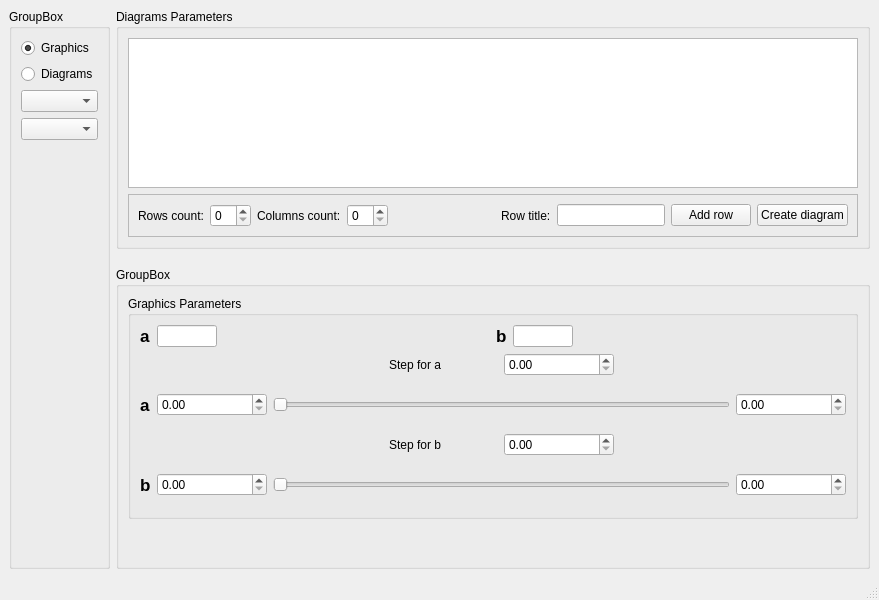
<?xml version="1.0" encoding="UTF-8"?>
<ui version="4.0">
 <class>MainWindow</class>
 <widget class="QMainWindow" name="MainWindow">
  <property name="geometry">
   <rect>
    <x>0</x>
    <y>0</y>
    <width>879</width>
    <height>600</height>
   </rect>
  </property>
  <property name="windowTitle">
   <string>MainWindow</string>
  </property>
  <widget class="QWidget" name="centralwidget">
   <layout class="QGridLayout" name="gridLayout">
    <item row="0" column="0" rowspan="4">
     <widget class="QGroupBox" name="groupBox">
      <property name="title">
       <string>GroupBox</string>
      </property>
      <layout class="QVBoxLayout" name="verticalLayout_2">
       <item>
        <widget class="QRadioButton" name="radioButton_2">
         <property name="text">
          <string>Graphics</string>
         </property>
         <property name="checked">
          <bool>true</bool>
         </property>
        </widget>
       </item>
       <item>
        <widget class="QRadioButton" name="radioButton">
         <property name="text">
          <string>Diagrams</string>
         </property>
        </widget>
       </item>
       <item>
        <widget class="QComboBox" name="comboBox">
         <property name="enabled">
          <bool>true</bool>
         </property>
        </widget>
       </item>
       <item>
        <widget class="QComboBox" name="diagramsComboBox"/>
       </item>
       <item>
        <spacer name="verticalSpacer">
         <property name="orientation">
          <enum>Qt::Vertical</enum>
         </property>
         <property name="sizeHint" stdset="0">
          <size>
           <width>20</width>
           <height>40</height>
          </size>
         </property>
        </spacer>
       </item>
      </layout>
     </widget>
    </item>
    <item row="3" column="1">
     <widget class="QGroupBox" name="groupBox_3">
      <property name="sizePolicy">
       <sizepolicy hsizetype="Expanding" vsizetype="Expanding">
        <horstretch>0</horstretch>
        <verstretch>0</verstretch>
       </sizepolicy>
      </property>
      <property name="title">
       <string>GroupBox</string>
      </property>
      <layout class="QGridLayout" name="gridLayout_3">
       <item row="1" column="0">
        <widget class="QWidget" name="widget" native="true">
         <property name="sizePolicy">
          <sizepolicy hsizetype="Expanding" vsizetype="Expanding">
           <horstretch>0</horstretch>
           <verstretch>0</verstretch>
          </sizepolicy>
         </property>
        </widget>
       </item>
       <item row="0" column="0">
        <widget class="QGroupBox" name="graphicsParametersGroupBox">
         <property name="sizePolicy">
          <sizepolicy hsizetype="Preferred" vsizetype="Preferred">
           <horstretch>0</horstretch>
           <verstretch>0</verstretch>
          </sizepolicy>
         </property>
         <property name="title">
          <string>Graphics Parameters</string>
         </property>
         <layout class="QVBoxLayout" name="verticalLayout_3">
          <item>
           <layout class="QHBoxLayout" name="horizontalLayout">
            <item>
             <widget class="QLabel" name="label">
              <property name="font">
               <font>
                <pointsize>13</pointsize>
                <bold>true</bold>
               </font>
              </property>
              <property name="text">
               <string>a</string>
              </property>
             </widget>
            </item>
            <item>
             <widget class="QLineEdit" name="lineEditA">
              <property name="sizePolicy">
               <sizepolicy hsizetype="Fixed" vsizetype="Fixed">
                <horstretch>0</horstretch>
                <verstretch>0</verstretch>
               </sizepolicy>
              </property>
              <property name="maximumSize">
               <size>
                <width>60</width>
                <height>16777215</height>
               </size>
              </property>
             </widget>
            </item>
            <item>
             <spacer name="horizontalSpacer">
              <property name="orientation">
               <enum>Qt::Horizontal</enum>
              </property>
              <property name="sizeHint" stdset="0">
               <size>
                <width>40</width>
                <height>20</height>
               </size>
              </property>
             </spacer>
            </item>
            <item>
             <widget class="QLabel" name="label_2">
              <property name="font">
               <font>
                <pointsize>13</pointsize>
                <bold>true</bold>
               </font>
              </property>
              <property name="text">
               <string>b</string>
              </property>
             </widget>
            </item>
            <item>
             <widget class="QLineEdit" name="lineEditB">
              <property name="sizePolicy">
               <sizepolicy hsizetype="Fixed" vsizetype="Fixed">
                <horstretch>0</horstretch>
                <verstretch>0</verstretch>
               </sizepolicy>
              </property>
              <property name="maximumSize">
               <size>
                <width>60</width>
                <height>16777215</height>
               </size>
              </property>
             </widget>
            </item>
            <item>
             <spacer name="horizontalSpacer_2">
              <property name="orientation">
               <enum>Qt::Horizontal</enum>
              </property>
              <property name="sizeHint" stdset="0">
               <size>
                <width>40</width>
                <height>20</height>
               </size>
              </property>
             </spacer>
            </item>
           </layout>
          </item>
          <item>
           <layout class="QGridLayout" name="gridLayout_2">
            <item row="3" column="3" colspan="4">
             <widget class="QSlider" name="horizontalSlider_2">
              <property name="minimumSize">
               <size>
                <width>0</width>
                <height>45</height>
               </size>
              </property>
              <property name="orientation">
               <enum>Qt::Horizontal</enum>
              </property>
             </widget>
            </item>
            <item row="2" column="4">
             <widget class="QLabel" name="label_6">
              <property name="text">
               <string>Step for b</string>
              </property>
             </widget>
            </item>
            <item row="0" column="5">
             <widget class="QDoubleSpinBox" name="stepADoubleSpinBox"/>
            </item>
            <item row="1" column="7">
             <widget class="QDoubleSpinBox" name="maxADoubleSpinBox"/>
            </item>
            <item row="3" column="0">
             <widget class="QLabel" name="label_4">
              <property name="font">
               <font>
                <pointsize>13</pointsize>
                <bold>true</bold>
               </font>
              </property>
              <property name="text">
               <string>b</string>
              </property>
             </widget>
            </item>
            <item row="0" column="4">
             <widget class="QLabel" name="label_5">
              <property name="text">
               <string>Step for a</string>
              </property>
             </widget>
            </item>
            <item row="3" column="7">
             <widget class="QDoubleSpinBox" name="maxBDoubleSpinBox"/>
            </item>
            <item row="2" column="5">
             <widget class="QDoubleSpinBox" name="stepBDoubleSpinBox"/>
            </item>
            <item row="1" column="0">
             <widget class="QLabel" name="label_3">
              <property name="sizePolicy">
               <sizepolicy hsizetype="Fixed" vsizetype="Preferred">
                <horstretch>0</horstretch>
                <verstretch>0</verstretch>
               </sizepolicy>
              </property>
              <property name="minimumSize">
               <size>
                <width>0</width>
                <height>0</height>
               </size>
              </property>
              <property name="font">
               <font>
                <pointsize>13</pointsize>
                <bold>true</bold>
               </font>
              </property>
              <property name="text">
               <string>a</string>
              </property>
             </widget>
            </item>
            <item row="1" column="3" colspan="4">
             <widget class="QSlider" name="horizontalSlider">
              <property name="minimumSize">
               <size>
                <width>0</width>
                <height>45</height>
               </size>
              </property>
              <property name="orientation">
               <enum>Qt::Horizontal</enum>
              </property>
             </widget>
            </item>
            <item row="3" column="2">
             <widget class="QDoubleSpinBox" name="minBDoubleSpinBox"/>
            </item>
            <item row="1" column="2">
             <widget class="QDoubleSpinBox" name="minADoubleSpinBox"/>
            </item>
           </layout>
          </item>
         </layout>
        </widget>
       </item>
      </layout>
     </widget>
    </item>
    <item row="0" column="1">
     <widget class="QGroupBox" name="diagramsParametersGroupBox">
      <property name="title">
       <string>Diagrams Parameters</string>
      </property>
      <layout class="QVBoxLayout" name="verticalLayout_9">
       <item>
        <widget class="QTableWidget" name="tableWidget">
         <property name="sizePolicy">
          <sizepolicy hsizetype="Expanding" vsizetype="Fixed">
           <horstretch>0</horstretch>
           <verstretch>0</verstretch>
          </sizepolicy>
         </property>
         <property name="maximumSize">
          <size>
           <width>16777215</width>
           <height>150</height>
          </size>
         </property>
        </widget>
       </item>
       <item>
        <widget class="QFrame" name="frame">
         <property name="sizePolicy">
          <sizepolicy hsizetype="Preferred" vsizetype="Preferred">
           <horstretch>0</horstretch>
           <verstretch>0</verstretch>
          </sizepolicy>
         </property>
         <property name="frameShape">
          <enum>QFrame::StyledPanel</enum>
         </property>
         <property name="frameShadow">
          <enum>QFrame::Raised</enum>
         </property>
         <layout class="QHBoxLayout" name="horizontalLayout_2">
          <item>
           <widget class="QLabel" name="label_7">
            <property name="text">
             <string>Rows count:</string>
            </property>
           </widget>
          </item>
          <item>
           <widget class="QSpinBox" name="spinBox"/>
          </item>
          <item>
           <widget class="QLabel" name="label_8">
            <property name="text">
             <string>Columns count:</string>
            </property>
           </widget>
          </item>
          <item>
           <widget class="QSpinBox" name="spinBox_2"/>
          </item>
          <item>
           <spacer name="horizontalSpacer_3">
            <property name="orientation">
             <enum>Qt::Horizontal</enum>
            </property>
            <property name="sizeHint" stdset="0">
             <size>
              <width>40</width>
              <height>20</height>
             </size>
            </property>
           </spacer>
          </item>
          <item>
           <widget class="QLabel" name="label_9">
            <property name="text">
             <string>Row title:</string>
            </property>
           </widget>
          </item>
          <item>
           <widget class="QLineEdit" name="lineEdit"/>
          </item>
          <item>
           <widget class="QPushButton" name="addRowPushButton">
            <property name="text">
             <string>Add row</string>
            </property>
           </widget>
          </item>
          <item>
           <widget class="QPushButton" name="createDiagramPushButton">
            <property name="text">
             <string>Create diagram</string>
            </property>
           </widget>
          </item>
         </layout>
        </widget>
       </item>
      </layout>
     </widget>
    </item>
   </layout>
  </widget>
  <widget class="QMenuBar" name="menubar">
   <property name="geometry">
    <rect>
     <x>0</x>
     <y>0</y>
     <width>879</width>
     <height>21</height>
    </rect>
   </property>
  </widget>
  <widget class="QStatusBar" name="statusbar"/>
 </widget>
 <resources/>
 <connections/>
</ui>
